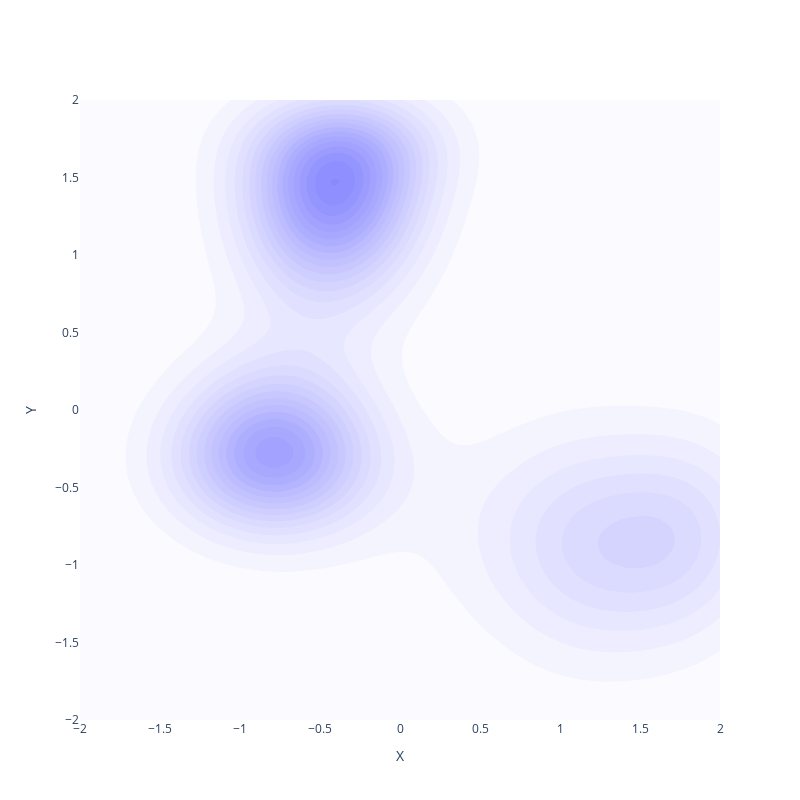

Write notebook code for a chart like this one.
### Code cell
z = torch.randn(100, model.latent_dim)
mean, var = model.decode(z, unnormalize=False)
mean

samples_normalized = model.output_normalizer.normalize(val_data)
z_mean, z_var = model.encode(samples_normalized)
x_mean, x_var = model.decode(z_mean, unnormalize=False)
weights = 1 / len(x_mean) * torch.ones(len(x_mean))
emp_dist = GaussianMixtureModel(x_mean, torch.diag_embed(x_var), weights)
fig = plot_density_heatmap(emp_dist.likelihood)
fig.show()

### Figure 1 — Plotly figure (JSON) as saved in the notebook; plotly's stock layout.template omitted (floating-point values rounded to 4 significant figures; data arrays with more than 128 entries replaced by an {"elided": "..."} marker saying what was removed)
{"data": [{"colorscale": [[0, "rgba(255,255,255,0.8)"], [1, "rgba(0,0,255,1.0)"]], "contours": {"coloring": "fill", "end": 1, "showlines": false, "size": 0.025, "start": 0}, "showscale": false, "type": "contour", "x": [-2, -1.96, -1.919, -1.879, -1.838, -1.798, -1.758, -1.717, -1.677, -1.636, -1.596, -1.556, -1.515, -1.475, -1.434, -1.394, -1.354, -1.313, -1.273, -1.232, -1.192, -1.152, -1.111, -1.071, -1.03, -0.9899, -0.9495, -0.9091, -0.8687, -0.8283, -0.7879, -0.7475, -0.7071, -0.6667, -0.6263, -0.5859, -0.5455, -0.5051, -0.4646, -0.4242, -0.3838, -0.3434, -0.303, -0.2626, -0.2222, -0.1818, -0.1414, -0.101, -0.06061, -0.0202, 0.0202, 0.06061, 0.101, 0.1414, 0.1818, 0.2222, 0.2626, 0.303, 0.3434, 0.3838, 0.4242, 0.4646, 0.5051, 0.5455, 0.5859, 0.6263, 0.6667, 0.7071, 0.7475, 0.7879, 0.8283, 0.8687, 0.9091, 0.9495, 0.9899, 1.03, 1.071, 1.111, 1.152, 1.192, 1.232, 1.273, 1.313, 1.354, 1.394, 1.434, 1.475, 1.515, 1.556, 1.596, 1.636, 1.677, 1.717, 1.758, 1.798, 1.838, 1.879, 1.919, 1.96, 2], "y": [-2, -1.96, -1.919, -1.879, -1.838, -1.798, -1.758, -1.717, -1.677, -1.636, -1.596, -1.556, -1.515, -1.475, -1.434, -1.394, -1.354, -1.313, -1.273, -1.232, -1.192, -1.152, -1.111, -1.071, -1.03, -0.9899, -0.9495, -0.9091, -0.8687, -0.8283, -0.7879, -0.7475, -0.7071, -0.6667, -0.6263, -0.5859, -0.5455, -0.5051, -0.4646, -0.4242, -0.3838, -0.3434, -0.303, -0.2626, -0.2222, -0.1818, -0.1414, -0.101, -0.06061, -0.0202, 0.0202, 0.06061, 0.101, 0.1414, 0.1818, 0.2222, 0.2626, 0.303, 0.3434, 0.3838, 0.4242, 0.4646, 0.5051, 0.5455, 0.5859, 0.6263, 0.6667, 0.7071, 0.7475, 0.7879, 0.8283, 0.8687, 0.9091, 0.9495, 0.9899, 1.03, 1.071, 1.111, 1.152, 1.192, 1.232, 1.273, 1.313, 1.354, 1.394, 1.434, 1.475, 1.515, 1.556, 1.596, 1.636, 1.677, 1.717, 1.758, 1.798, 1.838, 1.879, 1.919, 1.96, 2], "z": {"elided": "100x100 float values"}}], "layout": {"autosize": false, "height": 800, "paper_bgcolor": "white", "plot_bgcolor": "white", "showlegend": false, "width": 800, "xaxis": {"showgrid": false, "title": {"text": "X"}, "zeroline": false}, "yaxis": {"showgrid": false, "title": {"text": "Y"}, "zeroline": false}}}
